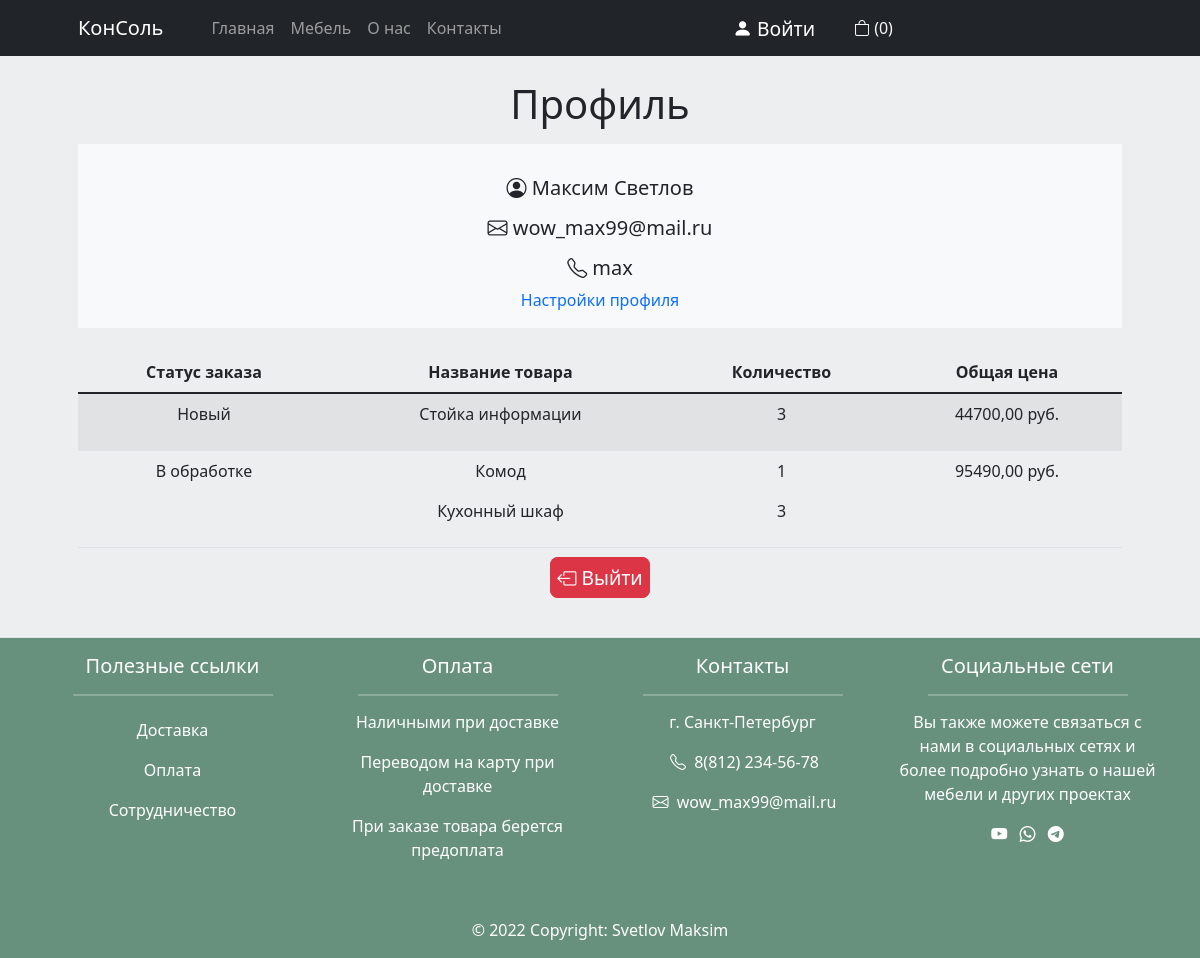
Before: /account/1/ with the older database file.
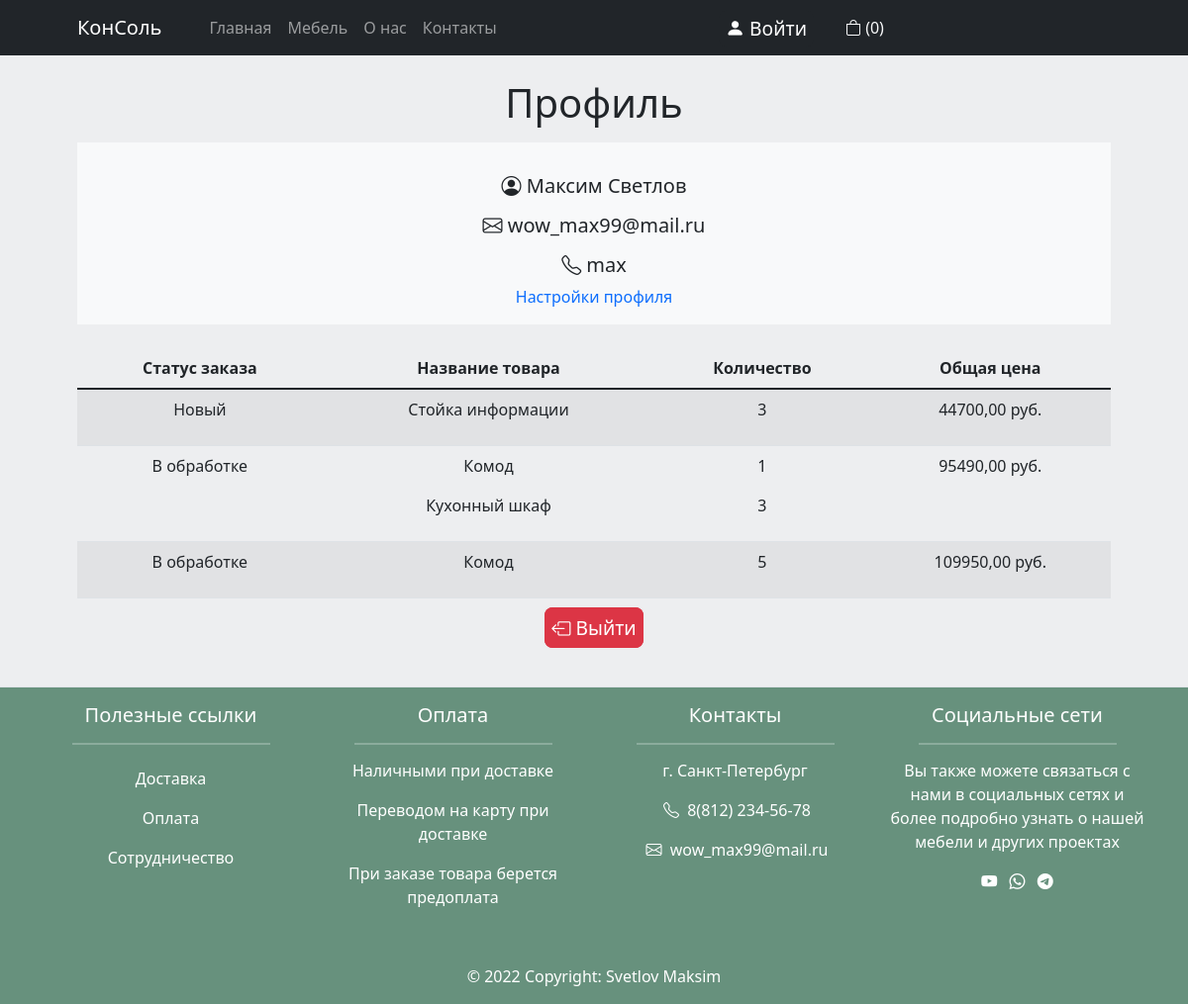
After: the same page with the newer database file.
### orders/models.py (models this page shows, shortened)
class Order(models.Model):
    user = models.ForeignKey(User, blank=True, null=True, default=None, verbose_name="Пользователь", on_delete=models.CASCADE)
    total_price = models.DecimalField(max_digits=10, decimal_places=2, default=0, verbose_name="Общая цена") #total price for all products in order
    customer_name = models.CharField(max_length=64, blank=True, null=True, default=None, verbose_name="Имя пользователя")
    customer_lastname = models.CharField(max_length=64, blank=True, null=True, default=None, verbose_name="Фамилия пользователя")
    customer_email = models.EmailField(blank=True, null=True, default=None, verbose_name="Почта")
    customer_phone = models.CharField(max_length=48, blank=True, null=True, default=None, verbose_name="Номер телефона")
    customer_address = models.CharField(max_length=128, blank=True, null=True, default=None, verbose_name="Адрес")
    comments = models.TextField(blank=True, null=True, default=None, verbose_name="Пожелание")
    status = models.ForeignKey(Status, verbose_name="Статус", on_delete=models.CASCADE)
    created = models.DateTimeField(auto_now_add=True, auto_now=False, verbose_name="Создан")
    updated = models.DateTimeField(auto_now_add=False, auto_now=True, verbose_name="Изменен")
    class Meta:
        verbose_name = 'Заказ'
        verbose_name_plural = 'Заказы'

class Status(models.Model):
    name = models.CharField(max_length=24, blank=True, null=True, default=None, verbose_name="Статус заказа")
    is_active = models.BooleanField(default=True, verbose_name="Активен")
    created = models.DateTimeField(auto_now_add=True, auto_now=False, verbose_name="Создан")
    updated = models.DateTimeField(auto_now_add=False, auto_now=True, verbose_name="Изменен")
    def __str__(self):
        return self.name
    class Meta:
        verbose_name = 'Статус заказа'
        verbose_name_plural = 'Статусы заказа'

class ProductInOrder(models.Model):
    order = models.ForeignKey(Order, blank=True, null=True, default=None, verbose_name="Заказ", on_delete=models.CASCADE)
    product = models.ForeignKey(Product, blank=True, null=True, default=None, verbose_name="Продукт", on_delete=models.CASCADE)
    count = models.IntegerField(default=1, verbose_name="Количество")
    price_per_item = models.DecimalField(max_digits=10, decimal_places=2, default=0, verbose_name="Цена за единицу")
    total_price = models.DecimalField(max_digits=10, decimal_places=2, default=0, verbose_name="Общая цена")
    is_active = models.BooleanField(default=True, verbose_name="Активен")
    created = models.DateTimeField(auto_now_add=True, auto_now=False, verbose_name="Создан")
    updated = models.DateTimeField(auto_now_add=False, auto_now=True, verbose_name="Изменен")
    class Meta:
        verbose_name = 'Товар в заказе'
        verbose_name_plural = 'Товары в заказе'

### furniture_app/models.py (models this page shows, shortened)
class Product(models.Model):
    category = models.ForeignKey(Category, verbose_name="Категория", on_delete=models.CASCADE)
    title = models.CharField(max_length=255, verbose_name="Название")
    description = models.TextField(verbose_name="Описание", null=True, default=None)
    characters = models.TextField(verbose_name="Характеристики", blank=True, null=True, default=None)
    short_description = models.TextField(verbose_name="Краткое описание", blank=True, null=True, default=None)
    image = models.ImageField(upload_to='products_images/main/', verbose_name="Изображение")
    price = models.DecimalField(max_digits=9, decimal_places=2, verbose_name="Цена")
    slug = models.SlugField(max_length=255, unique=True, db_index=True, verbose_name="URL")
    class Meta:
        verbose_name = "Мебель"
        verbose_name_plural = "Мебель"
        ordering = ['id']

### furniture_app/views.py (the view)
# urls.py: path('account/<int:pk>/', ShowProfilePageView.as_view(), name='user_profile'),
class ShowProfilePageView(DataMixin, DetailView):
    model = User
    template_name = 'furniture_app/user_profile.html'
    context_object_name = 'user'
    def get_context_data(self, *args, **kwargs):
        users = User.objects.all()
        context = super(ShowProfilePageView, self).get_context_data(*args, **kwargs)
        page_user = get_object_or_404(User, id=self.kwargs['pk'])
        user_order = Order.objects.all()
        c_def = self.get_user_context(title="Профиль")
        context['page_user'] = page_user
        context['users'] = users
        context['user_order'] = user_order
        context = dict(list(context.items()) + list(c_def.items()))
        return context

### furniture_app/utils.py (called while the page is built)
    def get_user_context(self, **kwargs):
        context = kwargs
        categories = Category.objects.all()
        products_images = ProductImage.objects.filter(is_active=True, is_main=True)
        context['menu'] = menu
        context['categories'] = categories
        context['products_images'] = products_images
        return context

### orders/context_processors.py (called while the page is built)
def getting_cart_info(request):
    session_key = request.session.session_key
    if not session_key:
        request.session["session_key"] = 123
        request.session.cycle_key()
    products_in_cart = ProductInCart.objects.filter(session_key=session_key, is_active=True, order__isnull=True)
    products_total_count = products_in_cart.count()
    return locals()

### templates/furniture_app/user_profile.html
{% extends 'furniture_app/base.html'%}
{% block content %}
    <div class="margin-page container px-4 text-center px-lg-5">
        <div class="col-sm-12 col-lg-offset-2">
            <h1 class="text-align-center">Профиль</h1>
            <div class="row gx-5 mt-3">
                <div class="col">
                 <div class="p-3 bg-light">
                     <p class="h5 mt-3"><i class="bi bi-person-circle"></i> {{user.first_name}} {{user.last_name}}</p>
                     <p class="h5 mt-3"><i class="bi bi-envelope"></i> {{ user.email }}</p>
                     <p class="h5 mt-3"><i class="bi bi-telephone"></i> {{ user.username }}</p>
                     <a href="{% url 'edit_profile' %}">Настройки профиля</a>
                 </div>
                </div>
            </div>
            <table class="mt-4 table table-striped text-center">
                <thead>
                    <tr>
                        <th>Статус заказа</th>
                        <th>Название товара</th>
                        <th>Количество</th>
                        <th>Общая цена</th>
                    </tr>
                </thead>
                <tbody>
                        {% for u in user.order_set.all %}
                        <tr>
                            <td>
                                {% if u.status %}
                                        <p>{{u.status}}</p>
                                {% endif %}
                            </td>
                            <td class="product-title">
                                {% for i in u.productinorder_set.all %}
                                    <p>{{ i.product.title }}</p>
                                {% endfor %}
                            </td>
                            <td>
                                {% for i in u.productinorder_set.all %}
                                <span class="product-price">
                                    <p>{{ i.count }}</p>
                                </span>
                                {% endfor %}
                            </td>
                            <td>
                                <span class="total-product-in-cart-amount">
                                    <p>{{ u.total_price }} руб.</p>
                                </span>
                            </td>
                        </tr>
                        {% endfor %}
                </tbody>
            </table>
        </div>
        <a href="{% url 'logout' %}" class="login-button btn-danger" role="button">
                <i class="bi bi-box-arrow-left"></i> Выйти
        </a>
    </div>
{% endblock %}

Changed rows visible on the page:
added Order: status "В обработке", total_price "109950,00"
added ProductInOrder: product "Комод", count "5"
